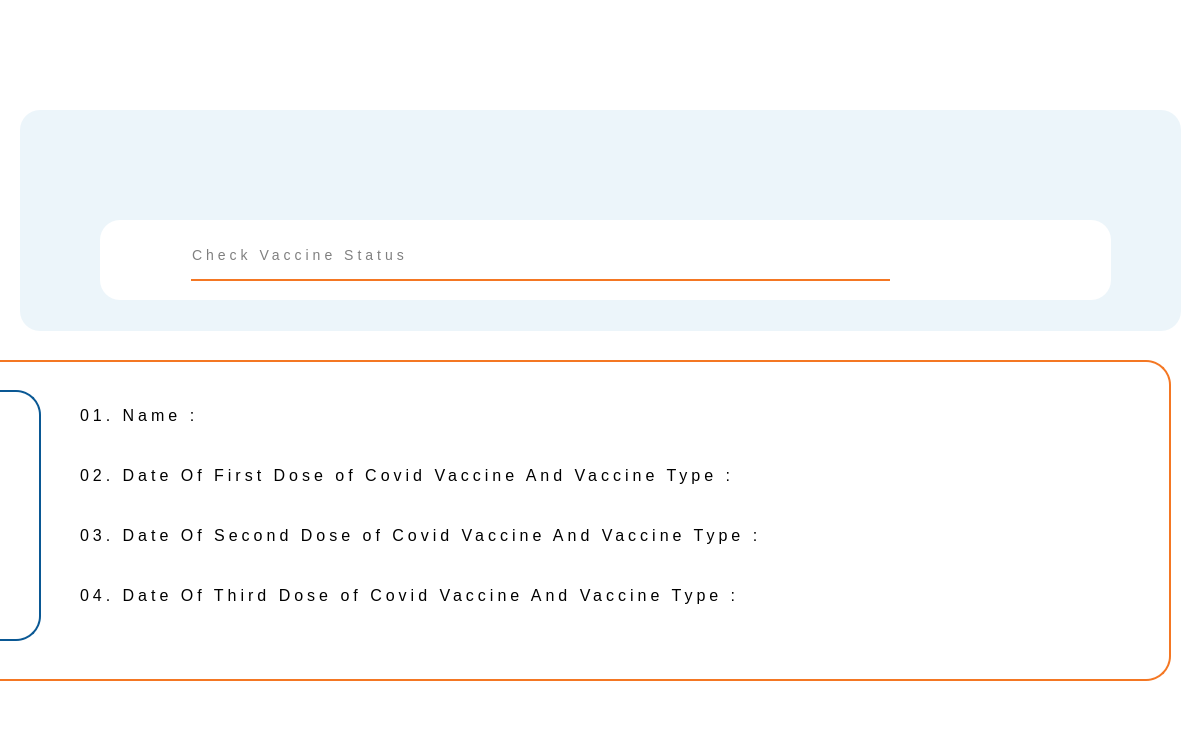
<?xml version="1.0" encoding="UTF-8"?>
<ui version="4.0">
 <class>Checkvaccinestatusscreen2</class>
 <widget class="QDialog" name="Checkvaccinestatusscreen2">
  <property name="geometry">
   <rect>
    <x>0</x>
    <y>0</y>
    <width>1200</width>
    <height>750</height>
   </rect>
  </property>
  <property name="windowTitle">
   <string>Co-vix</string>
  </property>
  <property name="styleSheet">
   <string notr="true">background-color: white;</string>
  </property>
  <widget class="QLabel" name="firstdosLbl">
   <property name="geometry">
    <rect>
     <x>80</x>
     <y>460</y>
     <width>1051</width>
     <height>31</height>
    </rect>
   </property>
   <property name="styleSheet">
    <string notr="true">color: Black;
font-size: 16px;
letter-spacing: 4px;</string>
   </property>
   <property name="text">
    <string>02. Date Of First Dose of Covid Vaccine And Vaccine Type : </string>
   </property>
  </widget>
  <widget class="QFrame" name="frame_2">
   <property name="geometry">
    <rect>
     <x>20</x>
     <y>110</y>
     <width>1161</width>
     <height>221</height>
    </rect>
   </property>
   <property name="styleSheet">
    <string notr="true">background-color: #ecf5fa;
border-radius: 20px ;
</string>
   </property>
   <property name="frameShape">
    <enum>QFrame::StyledPanel</enum>
   </property>
   <property name="frameShadow">
    <enum>QFrame::Raised</enum>
   </property>
   <widget class="QFrame" name="frame_3">
    <property name="geometry">
     <rect>
      <x>80</x>
      <y>110</y>
      <width>1011</width>
      <height>80</height>
     </rect>
    </property>
    <property name="styleSheet">
     <string notr="true">background-color:white;</string>
    </property>
    <property name="frameShape">
     <enum>QFrame::StyledPanel</enum>
    </property>
    <property name="frameShadow">
     <enum>QFrame::Raised</enum>
    </property>
    <widget class="QLineEdit" name="lineEdit">
     <property name="geometry">
      <rect>
       <x>90</x>
       <y>10</y>
       <width>701</width>
       <height>51</height>
      </rect>
     </property>
     <property name="styleSheet">
      <string notr="true">border: none;
border-bottom: 2px solid #F47723;
border-radius: 1px ;
color: Black;
font-size: 14px;
letter-spacing: 4px;
 </string>
     </property>
     <property name="placeholderText">
      <string>Check Vaccine Status </string>
     </property>
    </widget>
    <widget class="QFrame" name="frame_5">
     <property name="geometry">
      <rect>
       <x>30</x>
       <y>20</y>
       <width>50</width>
       <height>51</height>
      </rect>
     </property>
     <property name="styleSheet">
      <string notr="true">background-image: url(&quot;:/Co-vix Images/serchicon.png&quot;);
 background-repeat: no-repeat;</string>
     </property>
     <property name="frameShape">
      <enum>QFrame::StyledPanel</enum>
     </property>
     <property name="frameShadow">
      <enum>QFrame::Raised</enum>
     </property>
    </widget>
    <widget class="QPushButton" name="checkButton">
     <property name="geometry">
      <rect>
       <x>800</x>
       <y>10</y>
       <width>161</width>
       <height>61</height>
      </rect>
     </property>
     <property name="styleSheet">
      <string notr="true">background-image: url(&quot;:/Co-vix Images/CHECK btn.png&quot;);
background-repeat: no-repeat;
border-style: none;</string>
     </property>
     <property name="text">
      <string/>
     </property>
     <property name="flat">
      <bool>true</bool>
     </property>
    </widget>
   </widget>
   <widget class="QFrame" name="frame_4">
    <property name="geometry">
     <rect>
      <x>340</x>
      <y>20</y>
      <width>500</width>
      <height>85</height>
     </rect>
    </property>
    <property name="styleSheet">
     <string notr="true">background-image: url(&quot;:/Co-vix Images/CHECK VACCINE  STATUS LBL.png&quot;);
 background-repeat: no-repeat;
border-style: none;</string>
    </property>
    <property name="frameShape">
     <enum>QFrame::StyledPanel</enum>
    </property>
    <property name="frameShadow">
     <enum>QFrame::Raised</enum>
    </property>
   </widget>
  </widget>
  <widget class="QFrame" name="frame">
   <property name="geometry">
    <rect>
     <x>10</x>
     <y>10</y>
     <width>231</width>
     <height>91</height>
    </rect>
   </property>
   <property name="styleSheet">
    <string notr="true">background-image: url(&quot;:/Co-vix Images/Co-vix logo header.png&quot;);
 background-repeat: no-repeat;
border-style: none;</string>
   </property>
   <property name="frameShape">
    <enum>QFrame::StyledPanel</enum>
   </property>
   <property name="frameShadow">
    <enum>QFrame::Raised</enum>
   </property>
  </widget>
  <widget class="QLabel" name="thirddoseLbl">
   <property name="geometry">
    <rect>
     <x>80</x>
     <y>580</y>
     <width>1051</width>
     <height>31</height>
    </rect>
   </property>
   <property name="styleSheet">
    <string notr="true">color: Black;
font-size: 16px;
letter-spacing: 4px;</string>
   </property>
   <property name="text">
    <string>04. Date Of Third Dose of Covid Vaccine And Vaccine Type : </string>
   </property>
  </widget>
  <widget class="QPushButton" name="backButton">
   <property name="geometry">
    <rect>
     <x>1160</x>
     <y>10</y>
     <width>30</width>
     <height>30</height>
    </rect>
   </property>
   <property name="styleSheet">
    <string notr="true">background-color: white;
background-image: url(&quot;:/Co-vix Images/BACK Btn.png&quot;);
border: 0px solid #555555;</string>
   </property>
   <property name="text">
    <string/>
   </property>
  </widget>
  <widget class="QPushButton" name="clearButton">
   <property name="geometry">
    <rect>
     <x>1040</x>
     <y>620</y>
     <width>102</width>
     <height>42</height>
    </rect>
   </property>
   <property name="styleSheet">
    <string notr="true">background-image: url(&quot;:/Co-vix Images/CHECK CLEAR btn.png&quot;);
background-repeat: no-repeat;
border-style: none;
</string>
   </property>
   <property name="text">
    <string/>
   </property>
   <property name="flat">
    <bool>true</bool>
   </property>
  </widget>
  <widget class="QLabel" name="sendoseLbl">
   <property name="geometry">
    <rect>
     <x>80</x>
     <y>520</y>
     <width>1051</width>
     <height>31</height>
    </rect>
   </property>
   <property name="styleSheet">
    <string notr="true">color: Black;
font-size: 16px;
letter-spacing: 4px;</string>
   </property>
   <property name="text">
    <string>03. Date Of Second Dose of Covid Vaccine And Vaccine Type : </string>
   </property>
  </widget>
  <widget class="QLabel" name="nameLbl">
   <property name="geometry">
    <rect>
     <x>80</x>
     <y>400</y>
     <width>1051</width>
     <height>31</height>
    </rect>
   </property>
   <property name="font">
    <font>
     <pointsize>-1</pointsize>
     <bold>false</bold>
    </font>
   </property>
   <property name="styleSheet">
    <string notr="true">color: Black;
font-size: 16px;
letter-spacing: 4px;</string>
   </property>
   <property name="text">
    <string>01. Name : </string>
   </property>
  </widget>
  <widget class="QFrame" name="frame_6">
   <property name="geometry">
    <rect>
     <x>-90</x>
     <y>360</y>
     <width>1261</width>
     <height>321</height>
    </rect>
   </property>
   <property name="styleSheet">
    <string notr="true">border: 2px solid #F47723;
border-radius: 25px;</string>
   </property>
   <property name="frameShape">
    <enum>QFrame::StyledPanel</enum>
   </property>
   <property name="frameShadow">
    <enum>QFrame::Raised</enum>
   </property>
   <widget class="QFrame" name="frame_7">
    <property name="geometry">
     <rect>
      <x>40</x>
      <y>30</y>
      <width>91</width>
      <height>251</height>
     </rect>
    </property>
    <property name="styleSheet">
     <string notr="true">border: 2px solid #0A5894;
border-radius: 25px;</string>
    </property>
    <property name="frameShape">
     <enum>QFrame::StyledPanel</enum>
    </property>
    <property name="frameShadow">
     <enum>QFrame::Raised</enum>
    </property>
   </widget>
  </widget>
  <zorder>frame_6</zorder>
  <zorder>firstdosLbl</zorder>
  <zorder>frame_2</zorder>
  <zorder>frame</zorder>
  <zorder>thirddoseLbl</zorder>
  <zorder>backButton</zorder>
  <zorder>clearButton</zorder>
  <zorder>sendoseLbl</zorder>
  <zorder>nameLbl</zorder>
 </widget>
 <resources/>
 <connections/>
</ui>
